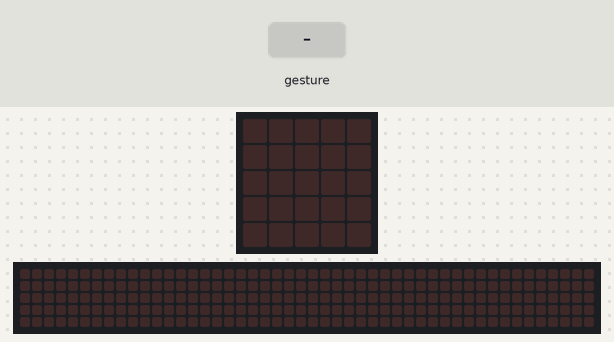
Simulated run of this program. Board: BBC micro:bit running MicroPython. Parts: the board's 5×5 LED display, a strip that is not on the board, showing the scrolling text unrolled. Inputs (shaded band) come from the test bench. Random numbers come from a fixed seed; a tilt is held for 1.5 s and a shake lasts 1 s, then the board lies face up again; the 48×5 strip is a reading aid, not a part: it shows the text the display is scrolling, unrolled, one strip-width of it at a time.

Above: at 1.2 s.
1.3 s: gesture 'shake'
At 1.57 s:
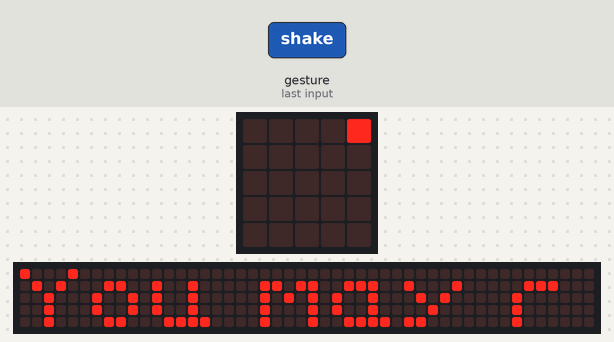
At 2.02 s:
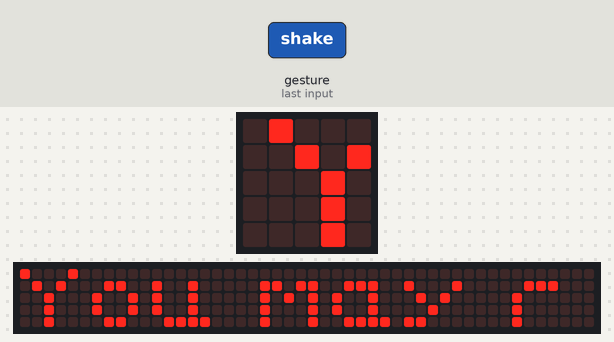

The program:

Magic_8_Ball.py
```python
# Docs - https://microbit-micropython.readthedocs.io/en/v2-docs/tutorials/gestures.html
from microbit import *

#Create A Magic 8 ball that prints a magic 8 ball awnser when you shake the microbit
#list of magic 8 ball awnsers:
answers = [
    "It is certain",
    "It is decidedly so",
    "Without a doubt",
    "Yes, definitely",
    "You may rely on it",
    "As I see it, yes",
    "Most likely",
    "Outlook good",
    "Yes",
    "Signs point to yes",
    "Reply hazy try again",
    "Ask again later",
    "Better not tell you now",
    "Cannot predict now",
    "Concentrate and ask again",
    "Don't count on it",
    "My reply is no",
    "My sources say no",
    "Outlook not so good",
    "Very doubtful",
]
#Stuff to run once at the beggining
from random import choice


#Stuff to run repeatedly
while True:
    if accelerometer.was_gesture("shake"):
        display.scroll(choice(answers))
        sleep(5000)
```

Measured:
- after the input at 1.3 s, the display: changes after 0.20 s (image 1)
